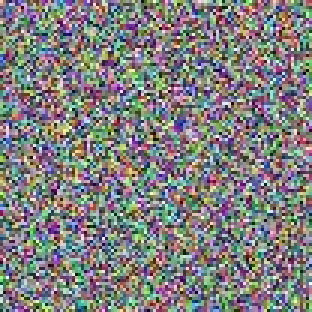
#> input picture fuxian/picture/encrypted.jpg, 104 x 104 px, found by its file name (shown 3 times larger)
$ python '相关性检验.py'
#> lines starting #> are read from the running program, lines starting #| are printed output that depends on the picture
import cv2
import numpy as np
import matplotlib.pyplot as plt


def correlation_analysis_rgb(image_path, num_points=5000):
    """
    对彩色图像 (RGB) 进行相邻像素相关性分析（水平、垂直、对角）
    - 每个通道单独分析
    - 绘制散点图可视化
    - 输出每个通道的相关系数结果

    参数:
        image_path: 图像路径
        num_points: 随机采样的像素点数

    返回:
        corr_results: dict 形式 {通道: {方向: 相关系数}}
    """
#> called with image_path = '/encrypted.jpg', num_points = 5000
    # 读取图像 (BGR -> RGB)
    img_bgr = cv2.imread(image_path)
#> img_bgr is the input picture: shape (104, 104, 3); mean B, G, R 127.1, 127.1, 127.8
    if img_bgr is None:
        raise ValueError(f"无法读取图像：{image_path}")
    img = cv2.cvtColor(img_bgr, cv2.COLOR_BGR2RGB)
    h, w, _ = img.shape
#> h = 104; w = 104

    # 随机采样坐标
    x = np.random.randint(0, h - 1, num_points)
    y = np.random.randint(0, w - 1, num_points)

    # 三个方向
    directions = {
        '水平相邻Horizontal': (x, y, x, y + 1),
        '垂直相邻Vertical': (x, y, x + 1, y),
        '对角相邻Diagonal': (x, y, x + 1, y + 1)
    }

    # 通道名称
    channels = ['R', 'G', 'B']
    corr_results = {}

    # 可视化绘图
    plt.figure(figsize=(12, 10))
    plot_index = 1

    for c_idx, c_name in enumerate(channels):
        corr_results[c_name] = {}
        channel_data = img[:, :, c_idx]

        for direction, (x1, y1, x2, y2) in directions.items():
            # 防止越界
            valid_mask = (x2 < h) & (y2 < w)
            a = channel_data[x1[valid_mask], y1[valid_mask]]
            b = channel_data[x2[valid_mask], y2[valid_mask]]

            # 计算相关系数
            r = np.corrcoef(a, b)[0, 1]
            corr_results[c_name][direction] = r

            # 绘制散点图
            plt.subplot(3, 3, plot_index)
            plt.scatter(a, b, s=1, alpha=0.5, c=c_name.lower())
            plt.title(f"{c_name}-{direction}\nCorr = {r:.4f}")
            plt.xlabel("Pixel(i)")
            plt.ylabel("Pixel(j)")
            plt.grid(True)
            plot_index += 1
#> this loop made 3 passes
#> pass 1, in correlation_analysis_rgb, `channel_data = img[:, :, c_idx]`:
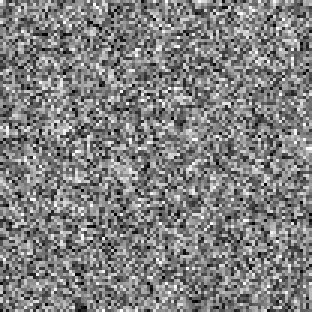
#> channel_data: shape (104, 104) (shown 3 times larger); min 0, max 255, mean 127.8
#> pass 2, in correlation_analysis_rgb, `channel_data = img[:, :, c_idx]`:
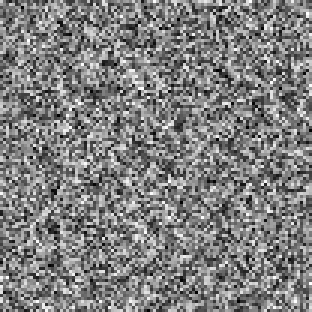
#> channel_data: shape (104, 104) (shown 3 times larger); min 0, max 255, mean 127.1
#> pass 3, in correlation_analysis_rgb, `channel_data = img[:, :, c_idx]`:
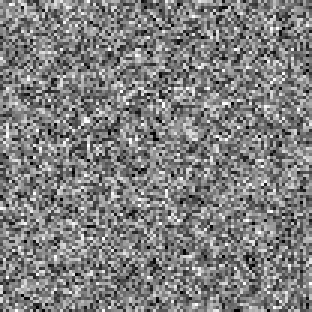
#> channel_data: shape (104, 104) (shown 3 times larger); min 0, max 255, mean 127.1
#> after the loop, corr_results = 3 items; plot_index = 10

    plt.suptitle("RGB 相邻像素相关性分析", fontsize=16)
    plt.tight_layout()
    plt.show()
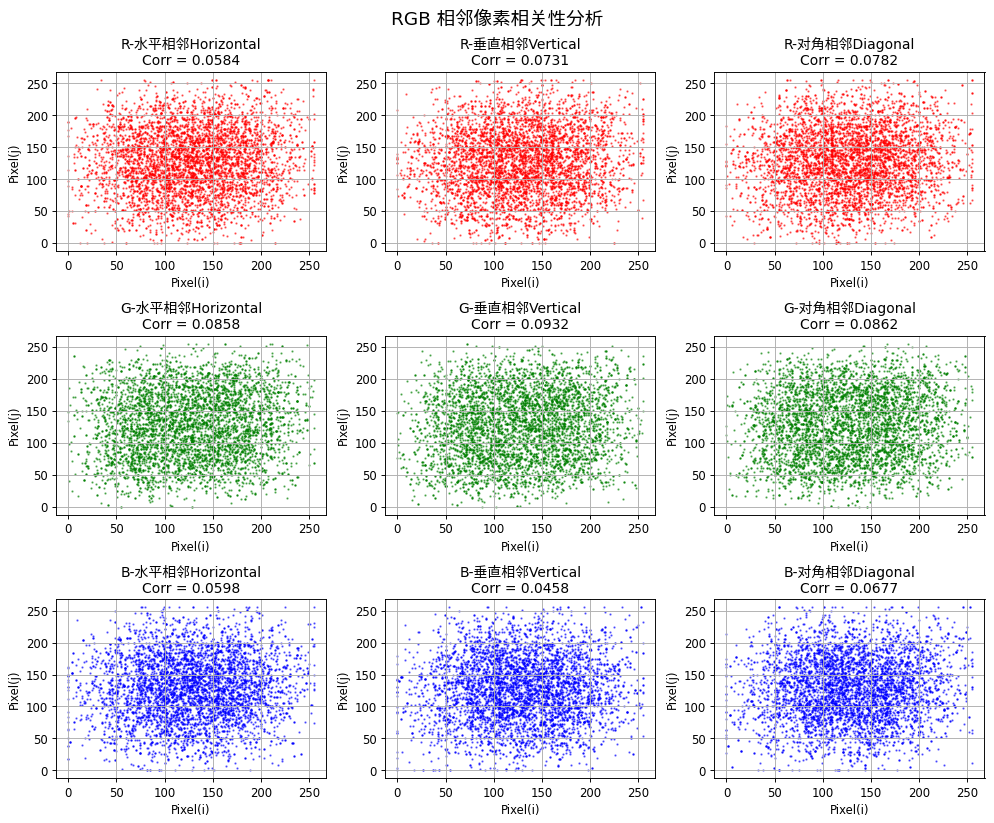
#> figure drawn by matplotlib, 9 panels

    # 打印结果
    print("\n=== 各通道相关系数结果 ===")
    for c, vals in corr_results.items():
        print(f"\n通道 {c}:")
        for d, r in vals.items():
            print(f"  {d:<10}: {r:.4f}")
#> this loop made 3 passes
#> c on passes 1 to 3: 'R', 'G', 'B'
#| 通道 R:
#|   水平相邻Horizontal: 0.0584
#|   垂直相邻Vertical: 0.0731
#|   对角相邻Diagonal: 0.0782
#| 通道 G:
#|   水平相邻Horizontal: 0.0858
#|   垂直相邻Vertical: 0.0932
#|   对角相邻Diagonal: 0.0862
#| 通道 B:
#|   水平相邻Horizontal: 0.0598
#> (further printed lines are left out)

    return corr_results


# 示例使用
if __name__ == "__main__":
    path = r"/encrypted.jpg"  # 图像路径
    correlation_analysis_rgb(path)
